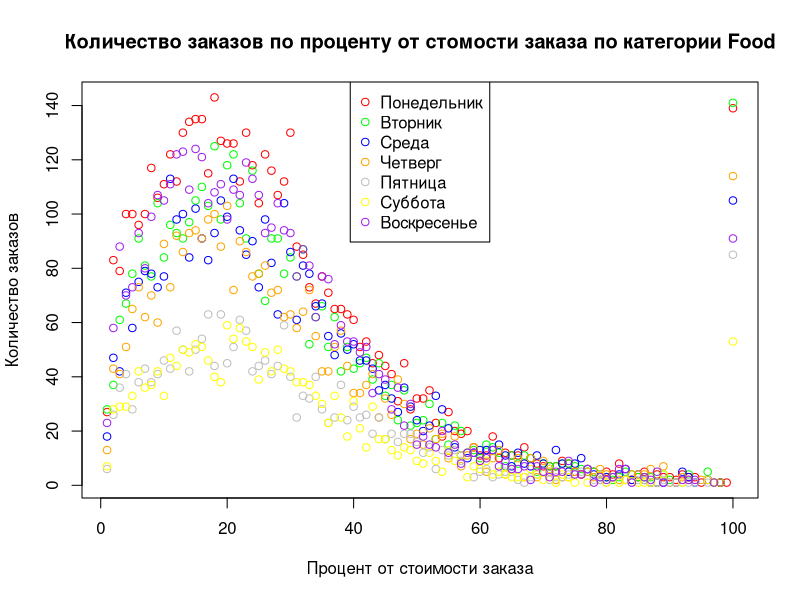

Write R code to recreate this figure.
data <- read.table(file = 'data/ulabox_orders_with_categories_partials_2017.csv', header = TRUE, sep = ",")

data <- subset(data, round(data$Food.) > 0)
result <- aggregate(data$order, by = list(round(data$Food.), data$weekday), FUN = length)
names(result) <- c("Food_pct", "Weekday", "Order_count")

plot(
    result$Food_pct, 
    result$Order_count,
    col = c("red", "green", "blue", "orange", "gray", "yellow", "purple")[result$Weekday],
    main = "Количество заказов по проценту от стомости заказа по категории Food", 
    xlab = "Процент от стоимости заказа", 
    ylab = "Количество заказов",
    )

legend(
    "top", 
    cex = 1, 
    pch = 1, 
    col = c("red", "green", "blue", "orange", "gray", "yellow", "purple"), 
    c("Понедельник", "Вторник", "Среда", "Четверг", "Пятница", "Суббота", "Воскресенье")
)
